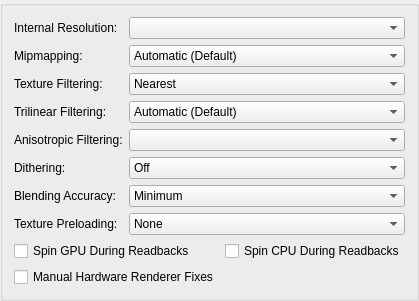
     <widget class="QGroupBox" name="hardwareRenderingTab">
      <attribute name="title">
       <string>Rendering</string>
      </attribute>
      <layout class="QFormLayout" name="formLayout_4">
       <item row="0" column="0">
        <widget class="QLabel" name="label">
         <property name="text">
          <string>Internal Resolution:</string>
         </property>
        </widget>
       </item>
       <item row="0" column="1">
        <widget class="NoScrollQComboBox" name="upscaleMultiplier"/>
       </item>
       <item row="1" column="0">
        <widget class="QLabel" name="label_6">
         <property name="text">
          <string>Mipmapping:</string>
         </property>
        </widget>
       </item>
       <item row="1" column="1">
        <widget class="NoScrollQComboBox" name="mipmapping">
         <item>
          <property name="text">
           <string>Automatic (Default)</string>
          </property>
         </item>
         <item>
          <property name="text">
           <string>Off</string>
          </property>
         </item>
         <item>
          <property name="text">
           <string>Basic (Generated Mipmaps)</string>
          </property>
         </item>
         <item>
          <property name="text">
           <string>Full (PS2 Mipmaps)</string>
          </property>
         </item>
        </widget>
       </item>
       <item row="2" column="0">
        <widget class="QLabel" name="label_13">
         <property name="text">
          <string>Texture Filtering:</string>
         </property>
        </widget>
       </item>
       <item row="2" column="1">
        <widget class="NoScrollQComboBox" name="textureFiltering">
         <item>
          <property name="text">
           <string>Nearest</string>
          </property>
         </item>
         <item>
          <property name="text">
           <string>Bilinear (Forced)</string>
          </property>
         </item>
         <item>
          <property name="text">
           <string>Bilinear (PS2)</string>
          </property>
         </item>
         <item>
          <property name="text">
           <string>Bilinear (Forced excluding sprite)</string>
          </property>
         </item>
        </widget>
       </item>
       <item row="3" column="0">
        <widget class="QLabel" name="label_11">
         <property name="text">
          <string>Trilinear Filtering:</string>
         </property>
        </widget>
       </item>
       <item row="3" column="1">
        <widget class="NoScrollQComboBox" name="trilinearFiltering">
         <item>
          <property name="text">
           <string>Automatic (Default)</string>
          </property>
         </item>
         <item>
          <property name="text">
           <string>Off (None)</string>
          </property>
         </item>
         <item>
          <property name="text">
           <string>Trilinear (PS2)</string>
          </property>
         </item>
         <item>
          <property name="text">
           <string>Trilinear (Forced)</string>
          </property>
         </item>
        </widget>
       </item>
       <item row="4" column="0">
        <widget class="QLabel" name="label_5">
         <property name="text">
          <string>Anisotropic Filtering:</string>
         </property>
        </widget>
       </item>
       <item row="4" column="1">
        <widget class="NoScrollQComboBox" name="anisotropicFiltering"/>
       </item>
       <item row="5" column="0">
        <widget class="QLabel" name="label_2">
         <property name="text">
          <string>Dithering:</string>
         </property>
        </widget>
       </item>
       <item row="5" column="1">
        <widget class="NoScrollQComboBox" name="dithering">
         <item>
          <property name="text">
           <string>Off</string>
          </property>
         </item>
         <item>
          <property name="text">
           <string>Scaled</string>
          </property>
         </item>
         <item>
          <property name="text">
           <string>Unscaled (Default)</string>
          </property>
         </item>
        </widget>
       </item>
       <item row="6" column="0">
        <widget class="QLabel" name="label_8">
         <property name="text">
          <string>Blending Accuracy:</string>
         </property>
        </widget>
       </item>
       <item row="6" column="1">
        <widget class="NoScrollQComboBox" name="blending">
         <item>
          <property name="text">
           <string>Minimum</string>
          </property>
         </item>
         <item>
          <property name="text">
           <string>Basic (Recommended)</string>
          </property>
         </item>
         <item>
          <property name="text">
           <string>Medium</string>
          </property>
         </item>
         <item>
          <property name="text">
           <string>High</string>
          </property>
         </item>
         <item>
          <property name="text">
           <string>Full (Slow)</string>
          </property>
         </item>
         <item>
          <property name="text">
           <string>Maximum (Very Slow)</string>
          </property>
         </item>
        </widget>
       </item>
       <item row="7" column="0">
        <widget class="QLabel" name="label_20">
         <property name="text">
          <string>Texture Preloading:</string>
         </property>
        </widget>
       </item>
       <item row="7" column="1">
        <widget class="NoScrollQComboBox" name="texturePreloading">
         <item>
          <property name="text">
           <string>None</string>
          </property>
         </item>
         <item>
          <property name="text">
           <string>Partial</string>
          </property>
         </item>
         <item>
          <property name="text">
           <string>Full (Hash Cache)</string>
          </property>
         </item>
        </widget>
       </item>
       <item row="8" column="0" colspan="2">
        <layout class="QGridLayout" name="hardwareRenderingOptionsLayout">
         <item row="0" column="0">
          <widget class="QCheckBox" name="spinGPUDuringReadbacks">
           <property name="text">
            <string>Spin GPU During Readbacks</string>
           </property>
          </widget>
         </item>
         <item row="1" column="0">
          <widget class="QCheckBox" name="enableHWFixes">
           <property name="text">
            <string>Manual Hardware Renderer Fixes</string>
           </property>
          </widget>
         </item>
         <item row="0" column="1">
          <widget class="QCheckBox" name="spinCPUDuringReadbacks">
           <property name="text">
            <string>Spin CPU During Readbacks</string>
           </property>
          </widget>
         </item>
        </layout>
       </item>
      </layout>
     </widget>
